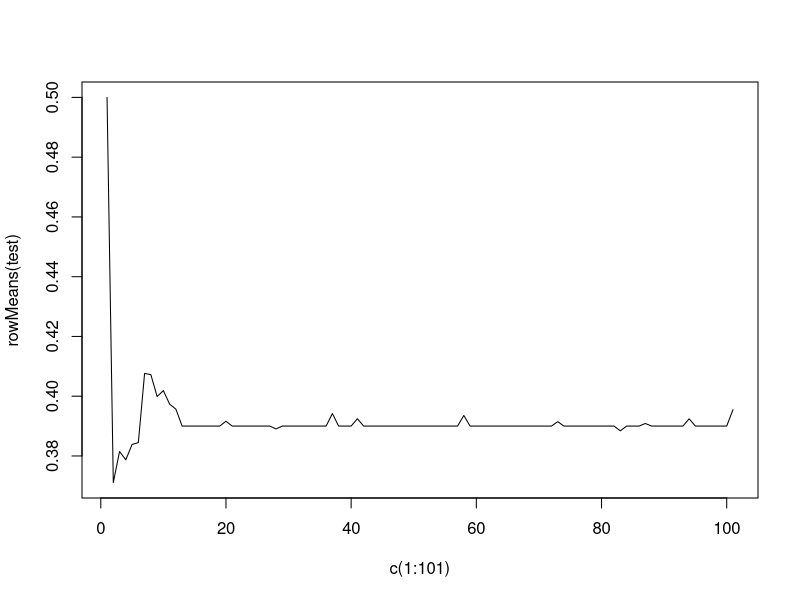
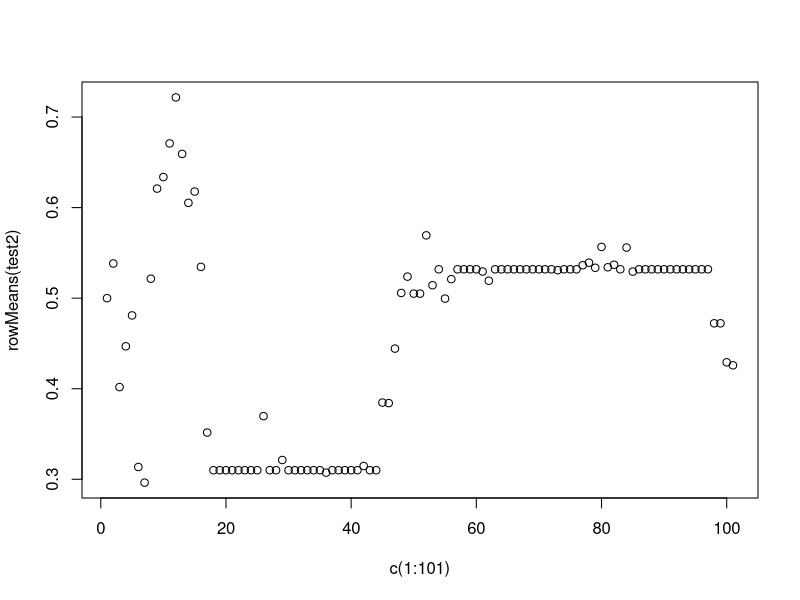
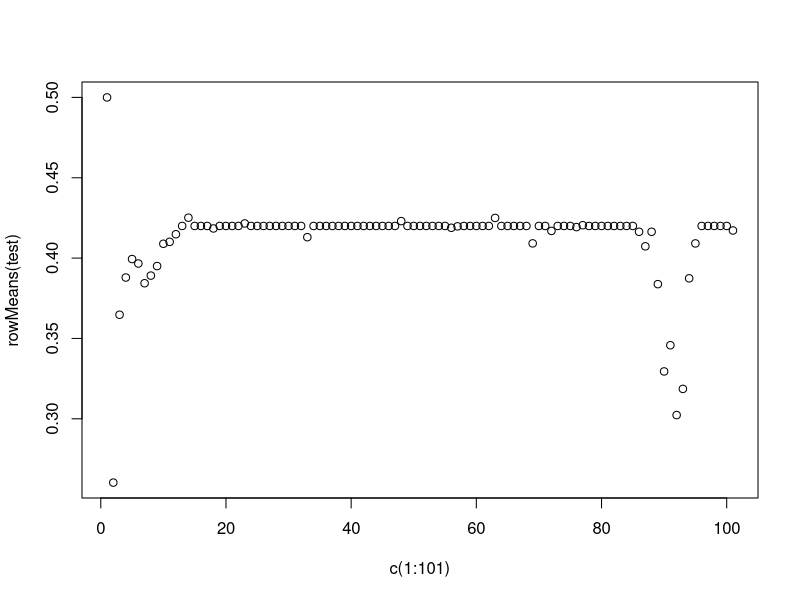
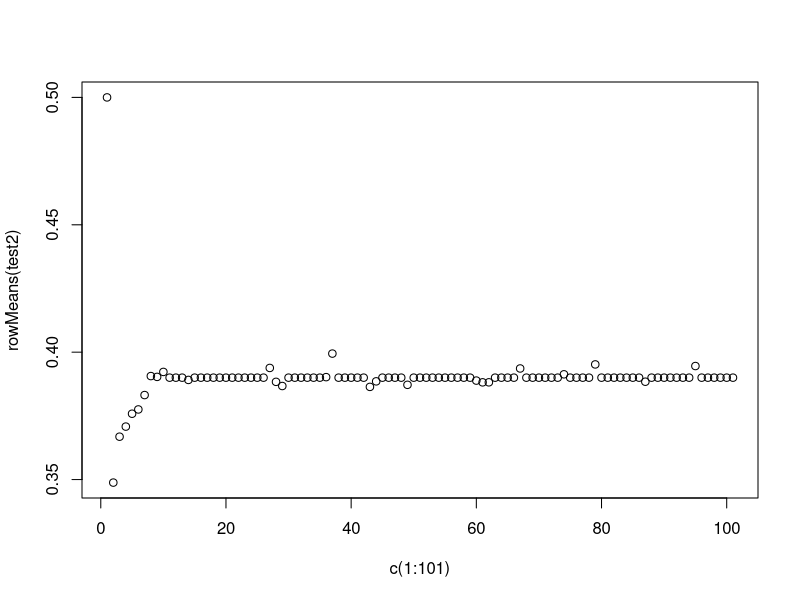
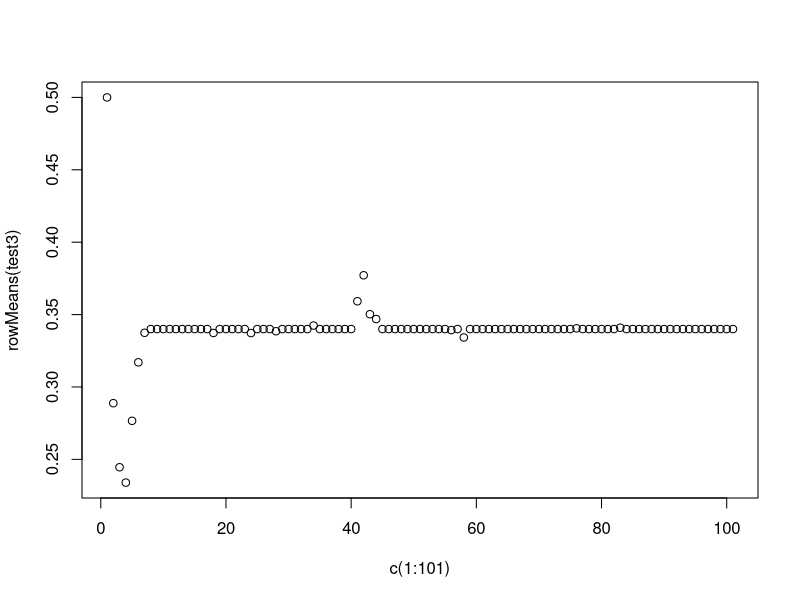
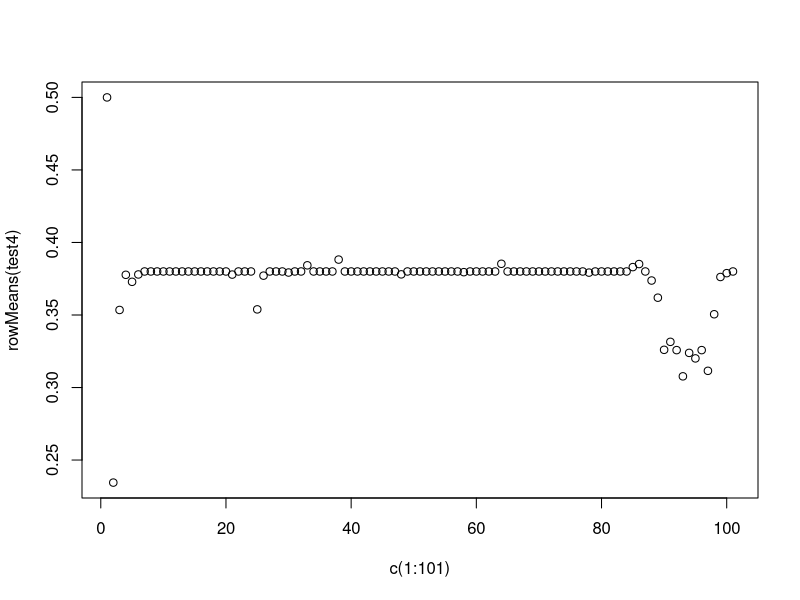
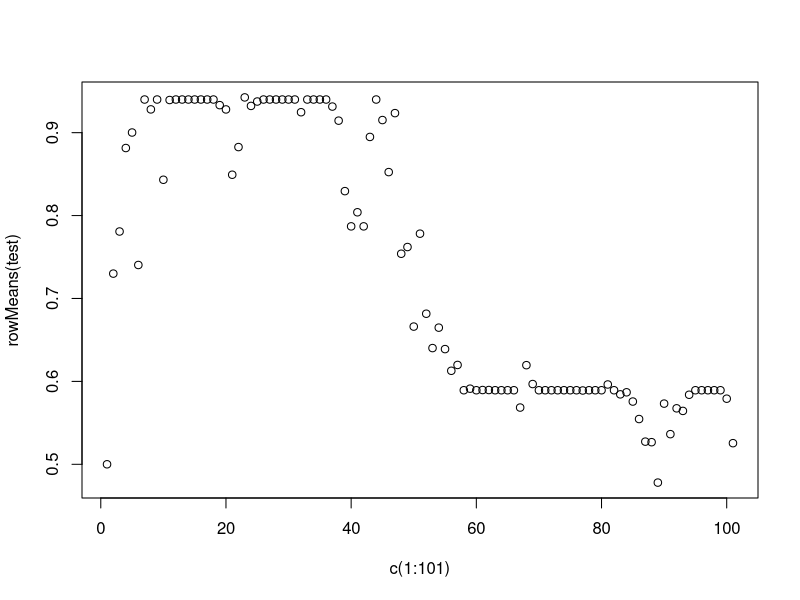
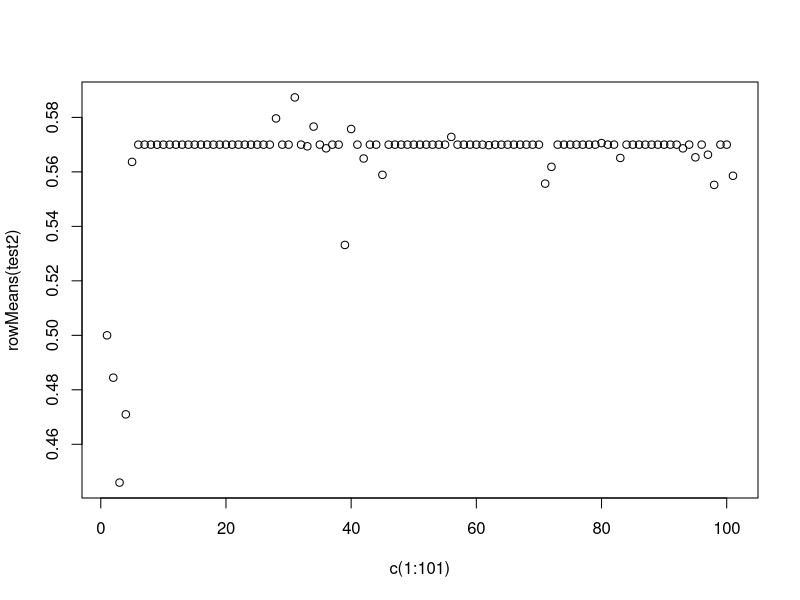

These figures' R source, in order:
## ---- chunk 1
set.seed(100)
x <- seq(0,1,0.01)

# choices of selection strategy
moran <- function(s,f) exp(s*f)/(sum(exp(s*f)))
moran.inverse <- function(s,f) 1 - exp(s*(-f))/sum(exp(s*(-f)))

# n: number of agents, N: number of generations, x: genotype, s: selection strength
# m: mutation rate, strategy: moran (TRUE) or inverse moran (FALSE)

selection <- function(n, N, x, s, m, strategy) {
  # original genotype
  evolution <- matrix(, nrow = 1 + N/1000, ncol = n)
  evolution[1,] <- x
  
  for (i in 1:N){
    # phenotype based on Gaussian distribution
    phenotype <- rnorm(n, mean = x, sd = 1 - x)
    
    # fitness of population based on phenotype
    fitness <- -abs(phenotype)
    
    if (strategy) {
     repro <- moran(s,fitness)
    } else {
     repro <- moran.inverse(s,fitness)
    }

    # replacing of agent
    dead.person <- sample(n, 1)
    
    if (runif(1) < m) { # mutation happens
      x[dead.person] <- runif(1) # replace with random strategy
    } else { # selection happens
      new.person <- sample(n, 1, prob = repro)
      x[dead.person] <- x[new.person]
    }
    
    if (i%%1000 == 0){
      evolution[1 + i/1000,] <- x
    }
  }
  
  return(evolution)
}

## ---- chunk 2
x <- seq(0,1,0.01)
test <- selection(length(x), 100000, x, 100, .001, TRUE)
test2 <- selection(length(x), 100000, x, 100, .001, FALSE)

plot(x = c(1:101), y = rowMeans(test), type = 'l')
plot(x = c(1:101), y = rowMeans(test2))
## ---- chunk 3
x <- seq(0,1,0.01)
test <- selection(length(x), 100000, x, 10, 0.001, TRUE)
test2 <- selection(length(x), 100000, x, 100, 0.001, TRUE)
test3 <- selection(length(x), 100000, x, 1000, 0.001, TRUE)
test4 <- selection(length(x), 100000, x, 5000, 0.001, TRUE)

plot(x = c(1:101), y = rowMeans(test))
plot(x = c(1:101), y = rowMeans(test2))
plot(x = c(1:101), y = rowMeans(test3))
plot(x = c(1:101), y = rowMeans(test4))

## ---- chunk 4
x <- seq(0,1,0.01)
test <- selection(length(x), 100000, x, 0.1, 0.001, FALSE)
test2 <- selection(length(x), 100000, x, 1, 0.001, FALSE)
test3 <- selection(length(x), 100000, x, 10, 0.001, FALSE)
test4 <- selection(length(x), 100000, x, 100, 0.001, FALSE)

plot(x = c(1:101), y = rowMeans(test))
plot(x = c(1:101), y = rowMeans(test2))
plot(x = c(1:101), y = rowMeans(test3))
plot(x = c(1:101), y = rowMeans(test4))

## ---- chunk 5
x <- c(replicate(33,0), replicate(33,0.5), replicate(33,1))

test <- selection(length(x), 100000, x, 10, 0.001, TRUE)
test2 <- selection(length(x), 100000, x, 100, 0.001, TRUE)
test3 <- selection(length(x), 100000, x, 1000, 0.001, TRUE)
test4 <- selection(length(x), 100000, x, 5000, 0.001, TRUE)

plot(x = c(1:101), y = rowMeans(test))
plot(x = c(1:101), y = rowMeans(test2))
plot(x = c(1:101), y = rowMeans(test3))
plot(x = c(1:101), y = rowMeans(test4))
## ---- chunk 6
x <- c(replicate(33,0), replicate(33,0.5), replicate(33,1))

test <- selection(length(x), 100000, x, 0.1, 0.001, FALSE)
test2 <- selection(length(x), 100000, x, 1, 0.001, FALSE)
test3 <- selection(length(x), 100000, x, 10, 0.001, FALSE)
test4 <- selection(length(x), 100000, x, 100, 0.001, FALSE)

plot(x = c(1:101), y = rowMeans(test))
plot(x = c(1:101), y = rowMeans(test2))
plot(x = c(1:101), y = rowMeans(test3))
plot(x = c(1:101), y = rowMeans(test4))
## ---- chunk 7

# choices of selection strategy
moran <- function(s,f) exp(s*f)/(sum(exp(s*f)))
moran.inverse <- function(s,f) 1 - exp(s*(-f))/sum(exp(s*(-f)))

# n: number of agents, N: number of generations, x: genotype, s: selection strength
# m: mutation rate, strategy: moran (TRUE) or inverse moran (FALSE)

selection2 <- function(n, N, x, s, m, strategy) {
  # original genotype
  evolution <- matrix(, nrow = 1 + N/1000, ncol = n)
  evolution[1,] <- x
  
  for (i in 1:N){
    # phenotype based on Gaussian distribution
    phenotype <- rnorm(n, mean = x, sd = sqrt(1 - x))
    
    # fitness of population based on phenotype
    fitness <- -abs(phenotype)
    
    if (strategy) {
     repro <- moran(s,fitness)
    } else {
     repro <- moran.inverse(s,fitness)
    }

    # replacing of agent
    dead.person <- sample(n, 1)
    
    if (runif(1) < m) { # mutation happens
      x[dead.person] <- runif(1) # replace with random strategy
    } else { # selection happens
      new.person <- sample(n, 1, prob = repro)
      x[dead.person] <- x[new.person]
    }
    
    if (i%%1000 == 0){
      evolution[1 + i/1000,] <- x
    }
  }
  
  return(evolution)
}
## ---- chunk 8
x <- seq(0,1,0.01)

test <- selection(length(x), 100000, x, 100, .001, TRUE)
test2 <- selection2(length(x), 100000, x, 100, .001, TRUE)

plot(x = c(1:101), y = rowMeans(test))
plot(x = c(1:101), y = rowMeans(test2))
